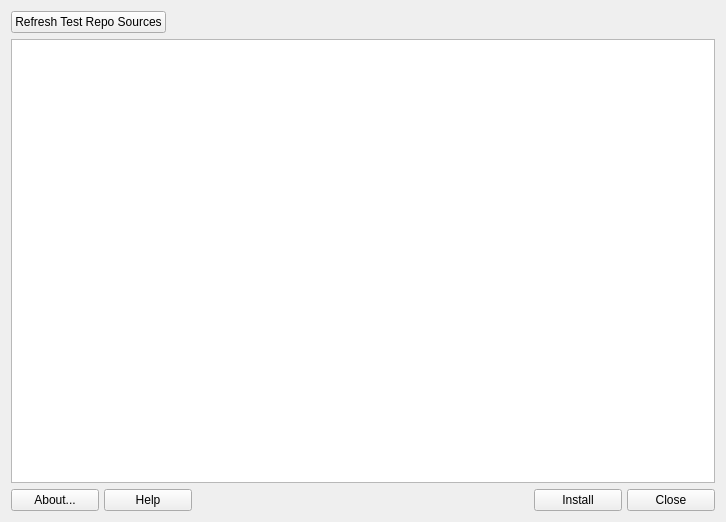
<?xml version="1.0" encoding="UTF-8"?>
<ui version="4.0">
 <class>MainWindow</class>
 <widget class="QMainWindow" name="MainWindow">
  <property name="geometry">
   <rect>
    <x>0</x>
    <y>0</y>
    <width>726</width>
    <height>522</height>
   </rect>
  </property>
  <property name="windowTitle">
   <string>Test Repo Installer</string>
  </property>
  <widget class="QWidget" name="centralWidget">
   <layout class="QGridLayout" name="gridLayout">
    <item row="0" column="0">
     <widget class="QPushButton" name="refreshbutton">
      <property name="text">
       <string>Refresh Test Repo Sources</string>
      </property>
     </widget>
    </item>
    <item row="0" column="1">
     <spacer name="horizontalSpacer">
      <property name="orientation">
       <enum>Qt::Horizontal</enum>
      </property>
      <property name="sizeHint" stdset="0">
       <size>
        <width>527</width>
        <height>20</height>
       </size>
      </property>
     </spacer>
    </item>
    <item row="1" column="0" colspan="2">
     <widget class="QListWidget" name="listWidget"/>
    </item>
    <item row="2" column="0" colspan="2">
     <layout class="QGridLayout" name="buttonBar_2" columnstretch="0,0,0,0,0,0,0,0">
      <property name="sizeConstraint">
       <enum>QLayout::SetDefaultConstraint</enum>
      </property>
      <property name="leftMargin">
       <number>0</number>
      </property>
      <property name="topMargin">
       <number>0</number>
      </property>
      <property name="rightMargin">
       <number>0</number>
      </property>
      <property name="bottomMargin">
       <number>0</number>
      </property>
      <property name="spacing">
       <number>5</number>
      </property>
      <item row="0" column="1">
       <widget class="QPushButton" name="buttonHelp_2">
        <property name="sizePolicy">
         <sizepolicy hsizetype="Minimum" vsizetype="Preferred">
          <horstretch>0</horstretch>
          <verstretch>0</verstretch>
         </sizepolicy>
        </property>
        <property name="toolTip">
         <string>Display help </string>
        </property>
        <property name="text">
         <string>Help</string>
        </property>
        <property name="icon">
         <iconset>
          <normaloff>../../../../../../../../usr/share/mx-repo-manager/icons/gnome-help.png</normaloff>../../../../../../../../usr/share/mx-repo-manager/icons/gnome-help.png</iconset>
        </property>
        <property name="shortcut">
         <string>Alt+H</string>
        </property>
       </widget>
      </item>
      <item row="0" column="5">
       <spacer name="horizontalSpacer2_2">
        <property name="orientation">
         <enum>Qt::Horizontal</enum>
        </property>
        <property name="sizeType">
         <enum>QSizePolicy::Minimum</enum>
        </property>
        <property name="sizeHint" stdset="0">
         <size>
          <width>150</width>
          <height>20</height>
         </size>
        </property>
       </spacer>
      </item>
      <item row="0" column="2">
       <spacer name="horizontalSpacer1_2">
        <property name="orientation">
         <enum>Qt::Horizontal</enum>
        </property>
        <property name="sizeType">
         <enum>QSizePolicy::Minimum</enum>
        </property>
        <property name="sizeHint" stdset="0">
         <size>
          <width>150</width>
          <height>20</height>
         </size>
        </property>
       </spacer>
      </item>
      <item row="0" column="0">
       <widget class="QPushButton" name="buttonAbout_2">
        <property name="sizePolicy">
         <sizepolicy hsizetype="Minimum" vsizetype="Preferred">
          <horstretch>0</horstretch>
          <verstretch>0</verstretch>
         </sizepolicy>
        </property>
        <property name="toolTip">
         <string>About this application</string>
        </property>
        <property name="text">
         <string>About...</string>
        </property>
        <property name="icon">
         <iconset>
          <normaloff>../../../../../../../../usr/share/mx-repo-manager/icons/accessories-text-editor.png</normaloff>../../../../../../../../usr/share/mx-repo-manager/icons/accessories-text-editor.png</iconset>
        </property>
        <property name="shortcut">
         <string>Alt+B</string>
        </property>
        <property name="autoDefault">
         <bool>true</bool>
        </property>
       </widget>
      </item>
      <item row="0" column="7">
       <widget class="QPushButton" name="buttonCancel_2">
        <property name="sizePolicy">
         <sizepolicy hsizetype="Minimum" vsizetype="Preferred">
          <horstretch>0</horstretch>
          <verstretch>0</verstretch>
         </sizepolicy>
        </property>
        <property name="toolTip">
         <string>Quit application</string>
        </property>
        <property name="text">
         <string>Close</string>
        </property>
        <property name="icon">
         <iconset>
          <normaloff>../../../../../../../../usr/share/mx-repo-manager/icons/gtk-cancel.png</normaloff>../../../../../../../../usr/share/mx-repo-manager/icons/gtk-cancel.png</iconset>
        </property>
        <property name="shortcut">
         <string>Alt+N</string>
        </property>
        <property name="autoDefault">
         <bool>true</bool>
        </property>
       </widget>
      </item>
      <item row="0" column="3">
       <widget class="QLabel" name="labelMX_2">
        <property name="maximumSize">
         <size>
          <width>32</width>
          <height>32</height>
         </size>
        </property>
        <property name="midLineWidth">
         <number>0</number>
        </property>
        <property name="text">
         <string/>
        </property>
        <property name="pixmap">
         <pixmap>../../../../../../../../usr/share/mx-repo-manager/icons/mxfcelogo.png</pixmap>
        </property>
        <property name="scaledContents">
         <bool>true</bool>
        </property>
       </widget>
      </item>
      <item row="0" column="6">
       <widget class="QPushButton" name="buttonOK_2">
        <property name="sizePolicy">
         <sizepolicy hsizetype="Minimum" vsizetype="Preferred">
          <horstretch>0</horstretch>
          <verstretch>0</verstretch>
         </sizepolicy>
        </property>
        <property name="text">
         <string>Install</string>
        </property>
        <property name="icon">
         <iconset>
          <normaloff>../../../../../../../usr/share/mx-repo-manager/icons/dialog-ok.png</normaloff>../../../../../../../usr/share/mx-repo-manager/icons/dialog-ok.png</iconset>
        </property>
       </widget>
      </item>
     </layout>
    </item>
   </layout>
  </widget>
 </widget>
 <layoutdefault spacing="6" margin="11"/>
 <resources/>
 <connections/>
</ui>
